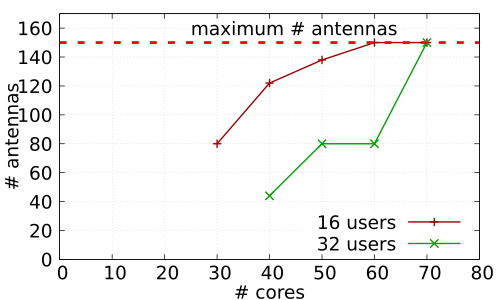

This chart was generated by the following gnuplot code:
set terminal pdfcairo
set output 'fig_antenna_user.pdf'
set style line 1 \
	linecolor rgb '#a00000' \
	linetype 1 linewidth 2
set style line 2 \
	linecolor rgb '#00a000' \
	linetype 2 linewidth 2
set style line 3 \
	linecolor rgb '#0000a0' \
	linetype 3 linewidth 2
set style line 4 \
	linecolor rgb '#a0a000' \
	linetype 4 linewidth 2
set style line 5 \
	linecolor rgb '#a000a0' \
	linetype 5 linewidth 2
set style line 6 \
	linecolor rgb '#00a0a0' \
	linetype 6 linewidth 2
set xr [0:80]
set yr [0:170]
set xtics font ', 20'
set ytics font ', 20'
set xlabel '# cores' font 'Times-Roman,20'
set ylabel '# antennas' font 'Times-Roman,20'
set key bottom right font 'Times-Roman,20'
set grid xtics ytics mxtics mytics
set mxtics 1
set mytics 1
set label "maximum # antennas" at 25, 160 font 'Times-Roman,20'
plot 'fig_antenna_user.txt' using ($1/1.):($2/1.) title '16 users' with linespoint linestyle 1, \
	'fig_antenna_user.txt' using ($1/1.):($3>=32?$3/1.:1/0) title '32 users' with linespoint linestyle 2, \
	150 notitle dashtype 17 lw 4 lc rgb "red"
